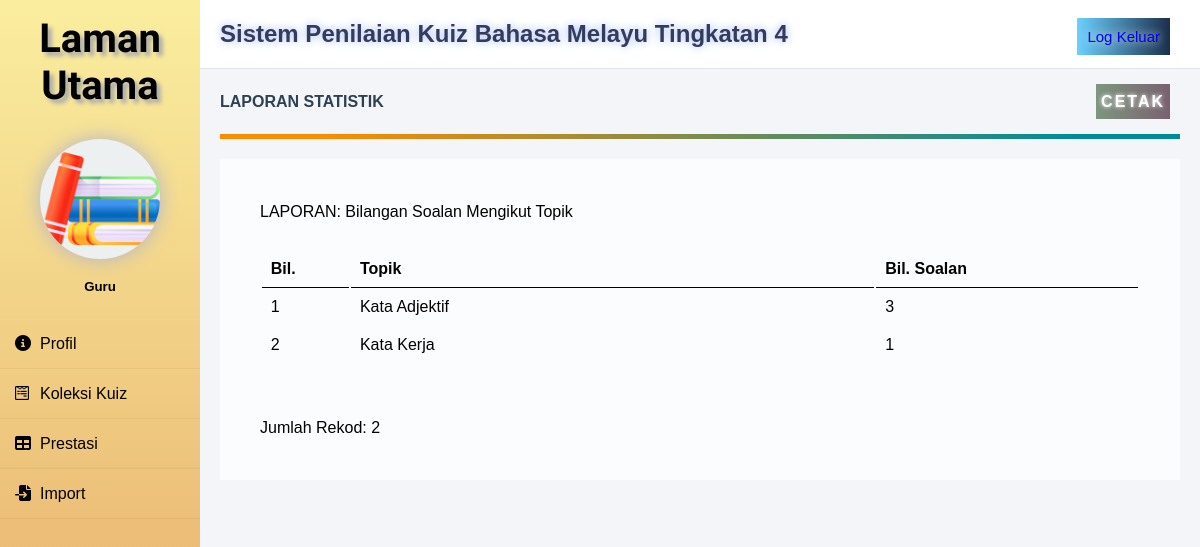
Screenshot of /laporanstatistikadmin.php (signed in) with the database file from the repository.
### tables this page shows
CREATE TABLE `topik` (
  `idtopik` varchar(10) NOT NULL,
  `topik` varchar(30) NOT NULL,
  `idpengguna` varchar(10) NOT NULL
);

### laporanstatistikadmin.php (the view, shortened to what this page needs)
<?php
require 'connect.php';
include('template/sidebar.php');
?>
<head>
    <link rel="stylesheet" href="css/laporanstatistikadminstyle.css?v=<?php echo time(); ?>">
</head>
        <div class="space">
            <div class="header">
                <h2>Sistem Penilaian Kuiz Bahasa Melayu Tingkatan 4</h2>
                <div class="logoutbutton"><a href="logout.php">Log Keluar</a></div>
            </div>
            <div class="maincontent" id="print">
                <div class="title">LAPORAN STATISTIK</div>
                <a name="cetak" onclick="window.print()">CETAK</a>
                <div class="separator"></div>
                <div class="detailbox" id="printablearea">
                    <p style="font-size: 16px">LAPORAN: Bilangan Soalan Mengikut Topik</p><br>
                        <table class="laporan">
                            <thead>
                                <tr>
                                    <th style="width: 10%;">Bil.</th>
                                    <th style="width: 60%;">Topik</th>
                                    <th style="width: 30%;">Bil. Soalan</th>
                                </tr>
                            </thead>
                            <?php
                                $no = 1;
                                $querytopik = mysqli_query($conn, "SELECT * FROM topik");
                                while($fetchtopik = mysqli_fetch_array($querytopik)){
                                    $soalan = mysqli_query($conn, "SELECT nosoal,COUNT(nosoal) as 'bil' FROM soalan WHERE idtopik='$fetchtopik[idtopik]'");
                                    $fetchsoalan = mysqli_fetch_array($soalan);
                            ?>
                            <tr>
                                <td><?php echo $no++;?></td>
                                <td><?php echo $fetchtopik['topik'];?></td>
                                <td><?php echo $fetchsoalan['bil'];?></td>
                            </tr>
                                <?php } ?>
                        </table>
                        <br><br>Jumlah Rekod: <?php echo $no-1;?><br>
                    </div>
            </div>
        </div>
</body>
</html>

### template/sidebar.css (style rules this page uses)
* { margin: 0; padding: 0; box-sizing: border-box; list-style: none; font-family: Verdana, Geneva, Tahoma, sans-serif; }
body { margin: 0; padding: 0; background: #f3f5f9; }

### css/laporanstatistikadminstyle.css (style rules this page uses)
* { margin: 0; padding: 0; box-sizing: border-box; list-style: none; font-family: Verdana, Geneva, Tahoma, sans-serif; }
body { margin: 0; padding: 0; background: #f3f5f9; }
.space { width: 100%; margin-left: 200px; }
.header { padding: 20px; background: #fff; color: #000000; border-bottom: 1px solid #e0e4e8; }
.header h2 { color: #353A5F; text-shadow: 0 0 10px #9EBAF3; }
.logoutbutton { padding: 10px; background-image: linear-gradient(90deg,#6CD0FF,#1C2E4C); text-shadow: 0 0 10px #fff; float: right; margin-top: -30px; margin-right: 10px; font-size: 15px; color: #fff; }
a { text-decoration: none; }
.maincontent { margin: 20px; color: #000000; line-height: 25px; }
.maincontent div { margin-bottom: 20px; }
.title { font-weight: bold; color: #2E4053; }
.separator { height: 5px; background-image: linear-gradient(108.9deg, rgba(251,140,0,1) 11.2%, rgba(0,139,155,1) 88.9%); }
.detailbox { position: relative; background: #fff; background-color: rgba(255, 255, 255, 0.7); padding: 40px; }
.laporan { width: 100%; table-layout: auto; }
table tr th { border-bottom: 1px solid black; padding: 1%; text-align: left; }
table tr td { padding: 1%; }
a[name="cetak"] { cursor: pointer; background-image: linear-gradient(to right, #7E9680, #79616F); text-shadow: 0 0 4px #fff; padding: 5px; color: white; letter-spacing: 2px; text-decoration: none; font-weight: bold; display: inline-block; float: right; margin-top: -50px; margin-right: 10px; }

### rows the page displays
topik: topik "Kata Adjektif", bil "3"
topik: topik "Kata Kerja", bil "1"

### other values shown
$no-1 "2"
